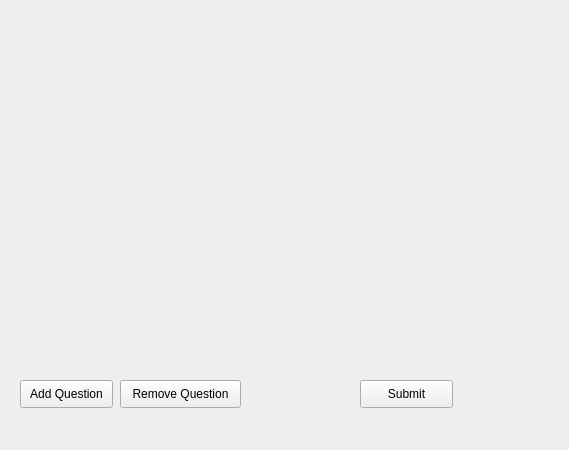
<?xml version="1.0" encoding="UTF-8"?>
<ui version="4.0">
 <class>Form</class>
 <widget class="QWidget" name="Form">
  <property name="geometry">
   <rect>
    <x>0</x>
    <y>0</y>
    <width>569</width>
    <height>450</height>
   </rect>
  </property>
  <property name="windowTitle">
   <string>Form</string>
  </property>
  <property name="styleSheet">
   <string notr="true"/>
  </property>
  <widget class="QPushButton" name="submit_btn">
   <property name="geometry">
    <rect>
     <x>360</x>
     <y>380</y>
     <width>93</width>
     <height>28</height>
    </rect>
   </property>
   <property name="text">
    <string>Submit</string>
   </property>
  </widget>
  <widget class="QPushButton" name="add_question_btn">
   <property name="geometry">
    <rect>
     <x>20</x>
     <y>380</y>
     <width>93</width>
     <height>28</height>
    </rect>
   </property>
   <property name="text">
    <string>Add Question</string>
   </property>
  </widget>
  <widget class="QWidget" name="gridLayoutWidget">
   <property name="geometry">
    <rect>
     <x>20</x>
     <y>10</y>
     <width>481</width>
     <height>361</height>
    </rect>
   </property>
   <layout class="QGridLayout" name="question_view">
    <property name="sizeConstraint">
     <enum>QLayout::SetDefaultConstraint</enum>
    </property>
   </layout>
  </widget>
  <widget class="QPushButton" name="remove_btn">
   <property name="geometry">
    <rect>
     <x>120</x>
     <y>380</y>
     <width>121</width>
     <height>28</height>
    </rect>
   </property>
   <property name="text">
    <string>Remove Question</string>
   </property>
  </widget>
 </widget>
 <resources/>
 <connections/>
</ui>
